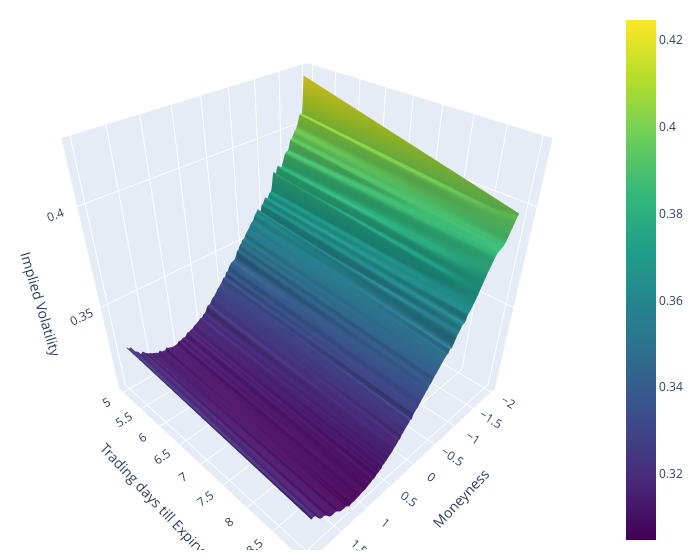

Source (notebook cell):
### Code cell
import pandas as pd
import numpy as np
from scipy.interpolate import griddata
import plotly.graph_objects as go

# Convert the string to a pandas Timestamp
date = pd.Timestamp('2019-01-11')

# Create a copy of pd_merged
pd_merged_copy = pd_merged.copy()

# Use the copy for the filtering
pd_merged_1 = pd_merged_copy[(pd_merged_copy["trading_days_till_exp"] <= 10) & (pd_merged_copy["m_category"] == "|m|≤2") & (pd_merged_copy['cp_flag'] == 'C')]
# Filter the DataFrame for the 'NVDA' ticker and the specific date
df__nvda = pd_merged_1[(pd_merged_1['Ticker'] == 'AMZN') & (pd_merged_1['date'] == date)]

# Create a grid of x and y values
x = np.linspace(df__nvda['moneyness'].min(), df__nvda['moneyness'].max(), len(df__nvda['moneyness'].unique()))
y = np.linspace(df__nvda['trading_days_till_exp'].min(), df__nvda['trading_days_till_exp'].max(), len(df__nvda['trading_days_till_exp'].unique()))
x_grid, y_grid = np.meshgrid(x, y)

# Interpolate z values
z_grid = griddata((df__nvda['moneyness'], df__nvda['trading_days_till_exp']), df__nvda['impl_volatility'], (x_grid, y_grid), method='cubic')

# Create a 3D surface plot
fig = go.Figure(data=[go.Surface(x=x_grid, y=y_grid, z=z_grid, colorscale='Viridis')])

# Set labels
fig.update_layout(scene = dict(
                    xaxis_title='Moneyness',
                    yaxis_title='Trading days till Expiry',
                    zaxis_title='Implied Volatility'),
                    width=700,
                    margin=dict(r=20, b=10, l=10, t=10))

fig.show()

### Figure 1 — Plotly figure (JSON) as saved in the notebook; plotly's stock layout.template omitted (floating-point values rounded to 4 significant figures; data arrays with more than 128 entries replaced by an {"elided": "..."} marker saying what was removed)
{"data": [{"colorscale": [[0, "#440154"], [0.1111, "#482878"], [0.2222, "#3e4989"], [0.3333, "#31688e"], [0.4444, "#26828e"], [0.5556, "#1f9e89"], [0.6667, "#35b779"], [0.7778, "#6ece58"], [0.8889, "#b5de2b"], [1, "#fde725"]], "type": "surface", "x": {"elided": "2x211 float values"}, "y": {"elided": "2x211 int values"}, "z": {"elided": "2x211 float values"}}], "layout": {"margin": {"b": 10, "l": 10, "r": 20, "t": 10}, "scene": {"xaxis": {"title": {"text": "Moneyness"}}, "yaxis": {"title": {"text": "Trading days till Expiry"}}, "zaxis": {"title": {"text": "Implied Volatility"}}}, "width": 700}}
